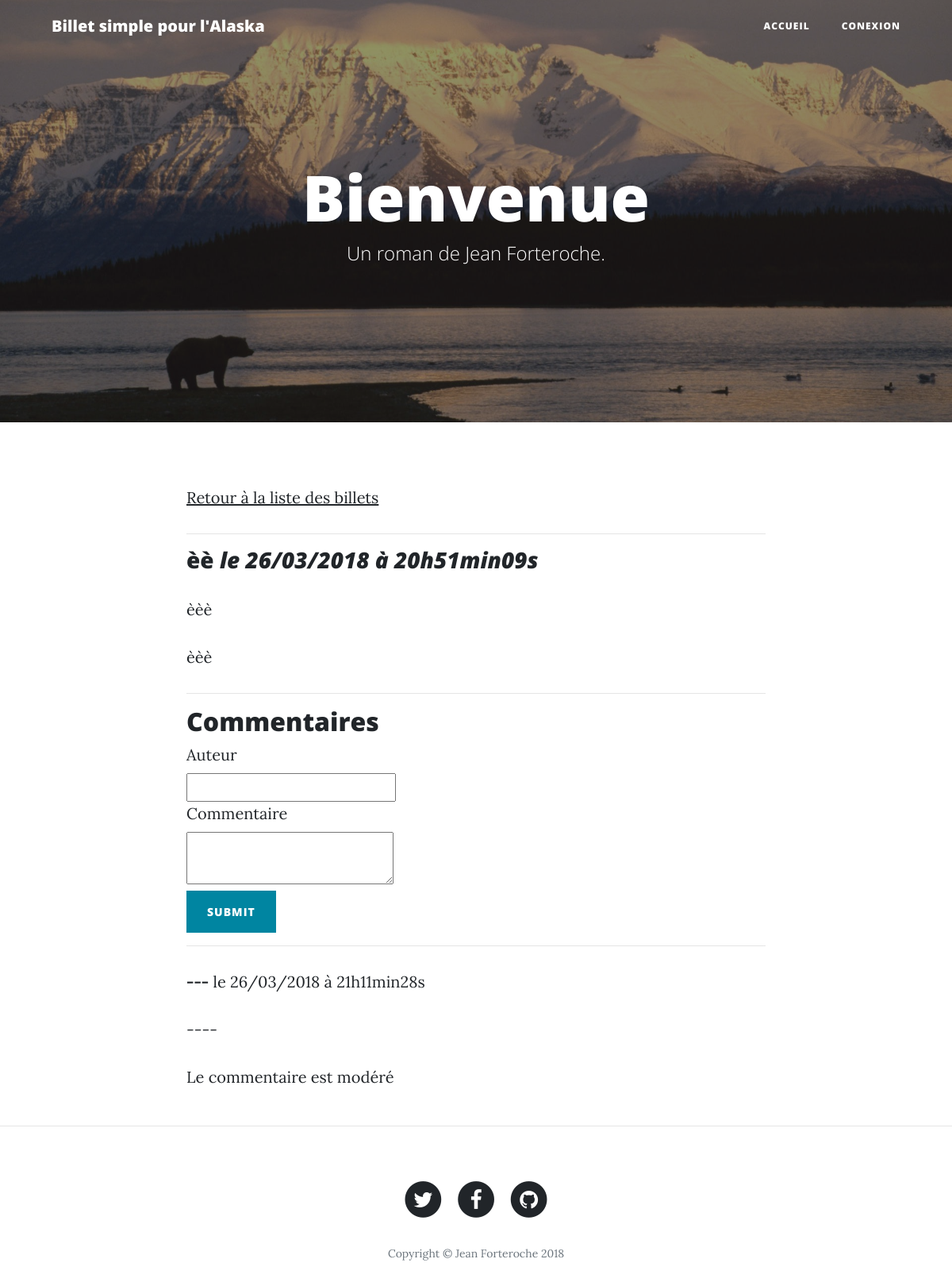
Screenshot of /index.php?action=post&id=93 with the database file from the repository.
### tables this page shows
CREATE TABLE `posts` (
  `id` int(11) NOT NULL,
  `title` varchar(255) NOT NULL,
  `chapeau` varchar(255) NOT NULL,
  `content` text NOT NULL,
  `creation_date` datetime NOT NULL
);

CREATE TABLE `comments` (
  `id` int(11) NOT NULL,
  `post_id` int(11) NOT NULL,
  `author` varchar(255) NOT NULL,
  `comment` text NOT NULL,
  `comment_date` datetime NOT NULL,
  `report` tinyint(4) NOT NULL
);

### model/PostManager.php (called while the page is built, shortened)
<?php
class PostManager extends Manager
{
    public function getPost($postId)
    {
        $db = $this->dbConnect();
        $req = $db->prepare('SELECT id, title, chapeau, content, DATE_FORMAT(creation_date, \'%d/%m/%Y à %Hh%imin%ss\') AS creation_date_fr FROM posts WHERE id = ?');
        $req->execute(array($postId));
        $post = $req->fetch();
        return $post;
    }
}

### model/CommentManager.php (called while the page is built, shortened)
<?php
class CommentManager extends Manager
{
    public function getComments($postId)
    {
        $db = $this->dbConnect();
        $comments = $db->prepare('SELECT id, author, comment, report, DATE_FORMAT(comment_date, \'%d/%m/%Y à %Hh%imin%ss\') AS comment_date_fr FROM comments WHERE post_id = ? ORDER BY report DESC');
        $comments->execute(array($postId));
        return $comments;
    }
}

### view/frontend/postView.php (the view, shortened to what this page needs)
<div class="container">
    <div class="row">
        <div class="col-lg-8 col-md-10 mx-auto">
            <p><a href="index.php">Retour à la liste des billets</a></p>
            <hr>
            <div class="news">
                <h3>
                    <?= htmlspecialchars_decode($post['title']) ?>
                    <em>le <?= $post['creation_date_fr'] ?></em>
                </h3>
                <p>
                    <?= nl2br(htmlspecialchars_decode($post['chapeau'])) ?>
                </p>
                <p>
                    <?= nl2br(htmlspecialchars_decode($post['content'])) ?>
                </p>
            </div>
            <hr>
            <h2>Commentaires</h2>
            <form action="index.php?action=addComment&amp;id=<?= $post['id'] ?>" method="post">
                <div>
                    <label for="author">Auteur</label><br/>
                    <input type="text" id="author" name="author"/>
                </div>
                <div>
                    <label for="comment">Commentaire</label><br/>
                    <textarea id="comment" name="comment"></textarea>
                </div>
                <div>
                    <input type="submit" class="btn btn-primary" id="sendMessageButton"/>
                </div>
            </form>
            <hr>
            <?php
            while ($comment = $comments->fetch()) {
                ?>
                <p><strong><?= htmlspecialchars($comment['author']) ?></strong> le <?= $comment['comment_date_fr'] ?>
                </p>
                <p><?= nl2br(htmlspecialchars($comment['comment'])) ?></p>
                <?php
                if ($comment['report'] == 1) {
                    echo '<p>Le commentaire est signalé';
                } elseif ($comment['report'] == 2) {
                    echo '<p>Le commentaire est modéré';
                } else {
                    echo '<a href="index.php?action=reportComment&amp;id=' . $comment['id'] . '">Signaler le commentaire !</a>';
                }
                ?>
                <?php
            }
            ?>
        </div>
    </div>
</div>
<?php require('template.php'); ?>

### rows the page displays
posts: title "èè", chapeau "èèè", content "èèè"
comments: author "---", comment_date_fr "26/03/2018 à 21h11min28s", comment "----", report "Le commentaire est modéré"

### other values shown
$post['creation_date_fr'] "26/03/2018 à 20h51min09s"
